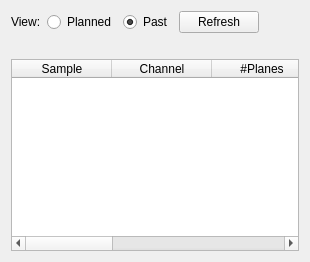
<?xml version="1.0" encoding="UTF-8"?>
<ui version="4.0">
 <class>PastAcquisitionsPanel</class>
 <widget class="QWidget" name="pastAcquisitionsPanel">
  <property name="sizePolicy">
   <sizepolicy hsizetype="Preferred" vsizetype="Preferred">
    <horstretch>0</horstretch>
    <verstretch>0</verstretch>
   </sizepolicy>
  </property>
  <layout class="QVBoxLayout" name="verticalLayout_pastPanel">
   <item>
    <layout class="QHBoxLayout" name="horizontalLayout_pastViewRow">
     <item>
      <widget class="QLabel" name="label_pastView">
       <property name="text">
        <string>View:</string>
       </property>
      </widget>
     </item>
     <item>
      <widget class="QRadioButton" name="radioButton_viewPlanned">
       <property name="text">
        <string>Planned</string>
       </property>
       <property name="toolTip">
        <string>Show the planned acquisition queue (switches to the Stack page).</string>
       </property>
      </widget>
     </item>
     <item>
      <widget class="QRadioButton" name="radioButton_viewPast">
       <property name="text">
        <string>Past</string>
       </property>
       <property name="checked">
        <bool>true</bool>
       </property>
       <property name="toolTip">
        <string>Show past acquisitions saved in the save directory (read-only).</string>
       </property>
      </widget>
     </item>
     <item>
      <widget class="QPushButton" name="pushButton_refreshPast">
       <property name="text">
        <string>Refresh</string>
       </property>
       <property name="toolTip">
        <string>Re-scan the save directory for past acquisitions.</string>
       </property>
      </widget>
     </item>
     <item>
      <spacer name="horizontalSpacer_pastView">
       <property name="orientation">
        <enum>Qt::Horizontal</enum>
       </property>
       <property name="sizeHint" stdset="0">
        <size>
         <width>40</width>
         <height>20</height>
        </size>
       </property>
      </spacer>
     </item>
    </layout>
   </item>
   <item>
    <widget class="QLabel" name="label_pastStatus">
     <property name="text">
      <string/>
     </property>
     <property name="alignment">
      <set>Qt::AlignCenter</set>
     </property>
     <property name="wordWrap">
      <bool>true</bool>
     </property>
    </widget>
   </item>
   <item>
    <widget class="QTableWidget" name="tableWidget_pastAcquisitions">
     <property name="editTriggers">
      <set>QAbstractItemView::NoEditTriggers</set>
     </property>
     <property name="selectionBehavior">
      <enum>QAbstractItemView::SelectRows</enum>
     </property>
     <property name="selectionMode">
      <enum>QAbstractItemView::SingleSelection</enum>
     </property>
     <property name="wordWrap">
      <bool>false</bool>
     </property>
     <attribute name="horizontalHeaderStretchLastSection">
      <bool>true</bool>
     </attribute>
     <column>
      <property name="text">
       <string>Sample</string>
      </property>
     </column>
     <column>
      <property name="text">
       <string>Channel</string>
      </property>
     </column>
     <column>
      <property name="text">
       <string>#Planes</string>
      </property>
     </column>
     <column>
      <property name="text">
       <string>Size</string>
      </property>
     </column>
     <column>
      <property name="text">
       <string>Date</string>
      </property>
     </column>
     <column>
      <property name="text">
       <string>Format</string>
      </property>
     </column>
    </widget>
   </item>
  </layout>
 </widget>
 <resources/>
 <connections/>
</ui>
